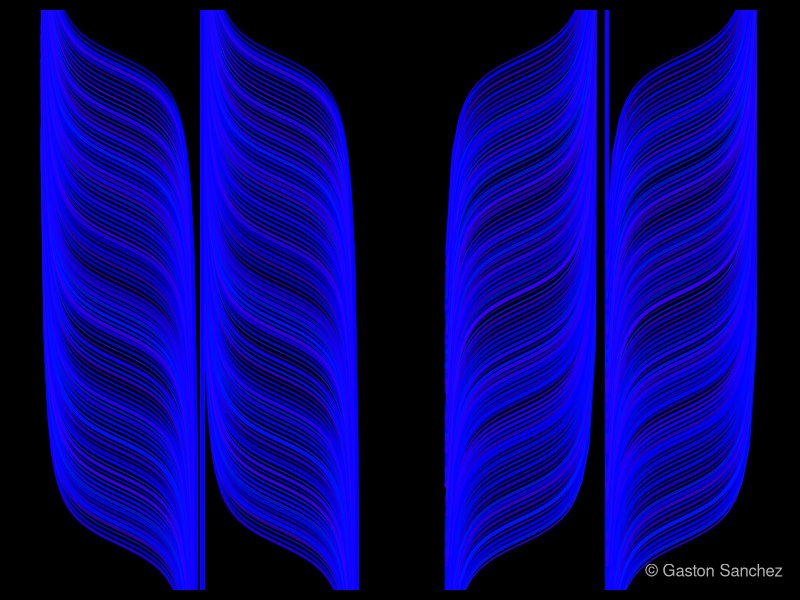

The R source for this figure: (Note: this script raises an error after producing the figure.)
##################################################################################
# Title:      Blue Feathers
# Copyright:  Copyright (c) 2012, under the Simplified BSD License
# Author:     Gaston Sanchez
# url:        www.gastonsanchez.com/projects/rtist
##################################################################################

# Don't use my working directory!
setwd("/Users/gaston/Documents/Rtist_Plots/Images")

# ========================================================================
# Blue feathers
# ========================================================================
# generate pairs of x-y values
x1 = c(seq(0, pi, length=50), seq(pi, 2*pi, length=50))
y1 = cos(x1) / sin(x1)
x2 = seq(1.02*2*pi+pi/2, 4*pi+pi/2, length=50)
y2 = tan(x2)

png("blue_feathers.png", width=700, height=400)
# set graphical parameters
par(bg="black", mar=rep(.5,4))
# plot
plot(c(x1,x2), c(y1,y2), type="n", ylim=c(-11,11))
for (i in seq(-10, 10, length=100))
{
  lines(x1, y1+i, col=hsv(runif(1,.65,.7),1,1,runif(1,.7)), lwd=4*runif(1,.3))
  lines(x2, y2+i, col=hsv(runif(1,.65,.7),1,1,runif(1,.7)), lwd=4*runif(1,.3))
}
# signature
legend("bottomright", legend="© Gaston Sanchez", bty="n", text.col="gray70")
# reset par
par(op)
dev.off()
